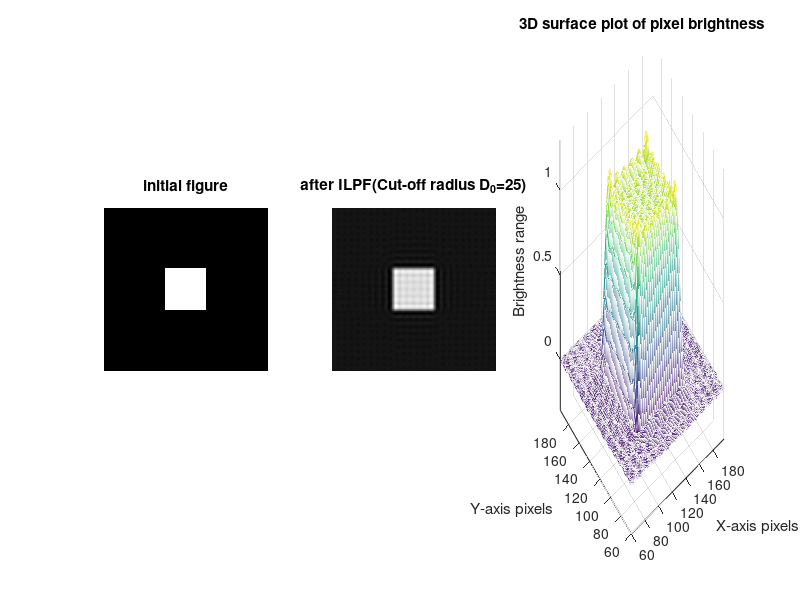

Write the MATLAB code that produced this figure. (Note: this script raises an error after producing the figure.)
%Ringing Effect
clear; clc; close all;

%1. Generate a composite image with absolutely sharp edges
N = 256;
img = zeros(N, N);
img(96:160, 96:160) = 1; % 65x65 white in centre 

% 2. translate to frequency domain
F = fftshift(fft2(img));

% 3. ILPF
D0 = 25; 
[U, V] = meshgrid(-N/2 : N/2-1, -N/2 : N/2-1);
D = sqrt(U.^2 + V.^2);
H = double(D <= D0); 

% 4. cut high frequency
F_filtered = F .* H;

% 5.IFFT
img_ringing = real(ifft2(ifftshift(F_filtered)));

figure('Name', 'ringing effect caused by a one-size-fits-all frequency domain cut', 'Position', [100, 100, 1200, 400]);

% initial sharp graph
subplot(1,3,1);
imshow(img);
title('initial figure');

% after filiter
subplot(1,3,2);
imshow(img_ringing, []); 
title(['after ILPF(Cut-off radius D_0=', num2str(D0), ')']);

% spatial domain
subplot(1,3,3);
mesh(img_ringing);
axis([60 196 60 196 -0.3 1.3]); 
title('3D surface plot of pixel brightness');
xlabel('X-axis pixels'); ylabel('Y-axis pixels'); zlabel('Brightness range');
colormap(parula);
